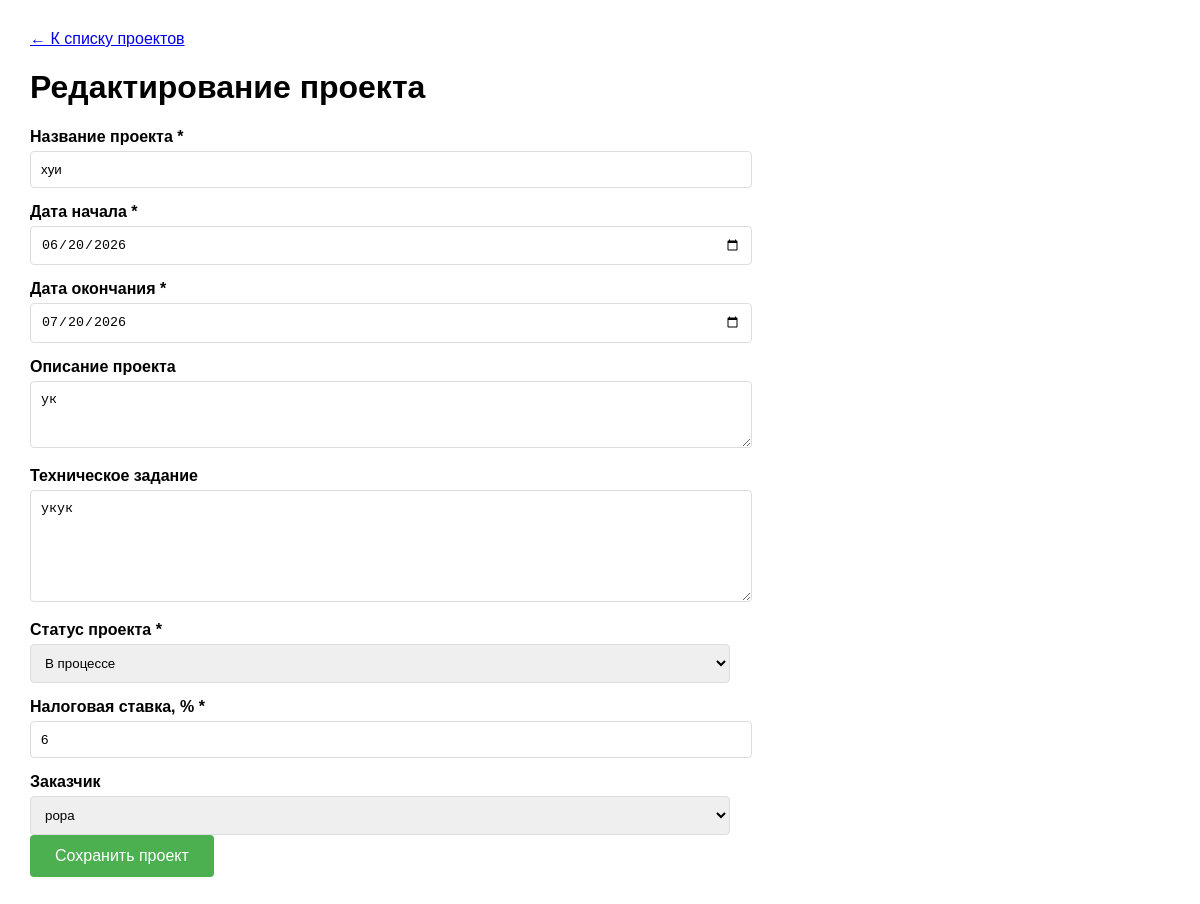
The page /project_edit.php?id=13 (signed in) on the database its author committed.
### tables this page shows
CREATE TABLE projects (
    id INTEGER PRIMARY KEY AUTOINCREMENT,
    name TEXT NOT NULL,
    start_date DATE NOT NULL,
    end_date DATE NOT NULL,
    description TEXT,
    customer_id INTEGER,
    tax_rate REAL DEFAULT 6,
    created_at DATETIME DEFAULT CURRENT_TIMESTAMP, workspace_id INTEGER REFERENCES workspaces(id), technical_task TEXT, status TEXT DEFAULT 'В процессе',
    FOREIGN KEY (customer_id) REFERENCES customers(id)
);

CREATE TABLE "customers" (
                id INTEGER PRIMARY KEY,
                workspace_id INTEGER DEFAULT 1,
                type TEXT NOT NULL DEFAULT 'Физическое лицо',
                inn TEXT,
                name TEXT,
                director_name TEXT NOT NULL,
                email TEXT NOT NULL,
                phone TEXT NOT NULL,
                created_at DATETIME DEFAULT CURRENT_TIMESTAMP
            );

### project_edit.php (the view, shortened to what this page needs)
<?php
require_once 'config.php';
$editId = isset($_GET['id']) ? (int)$_GET['id'] : 0;
$project = null;
if ($editId) {
    $stmt = $db->prepare("SELECT * FROM projects WHERE id = ?");
    $stmt->execute([$editId]);
    $project = $stmt->fetch();
}
?>
<!DOCTYPE html>
<html lang="ru">
<head>
</head>
<body>
    <a href="projects.php">← К списку проектов</a>
    <h1><?= $editId ? 'Редактирование проекта' : 'Создание проекта' ?></h1>
    <form method="POST">
        <label>Название проекта *</label>
        <input type="text" name="name" value="<?= htmlspecialchars($project['name'] ?? '') ?>" required>
        <label>Дата начала *</label>
        <input type="date" name="start_date" value="<?= $project['start_date'] ?? '' ?>" required>
        <label>Дата окончания *</label>
        <input type="date" name="end_date" value="<?= $project['end_date'] ?? '' ?>" required>
        <label>Описание проекта</label>
        <textarea name="description" rows="3"><?= htmlspecialchars($project['description'] ?? '') ?></textarea>
        <label>Техническое задание</label>
        <textarea name="technical_task" rows="6"><?= htmlspecialchars($project['technical_task'] ?? '') ?></textarea>
        <label>Статус проекта *</label>
        <select name="status" required>
            <option value="В процессе" <?= ($project['status'] ?? '') == 'В процессе' ? 'selected' : '' ?>>В процессе</option>
        </select>
        <label>Налоговая ставка, % *</label>
        <input type="number" step="0.1" name="tax_rate" value="<?= $project['tax_rate'] ?? '6.0' ?>" required>
        <label>Заказчик</label>
        <select name="customer_id">
            <?php
            $customers = $db->query("SELECT id, name, director_name FROM customers ORDER BY name, director_name")->fetchAll();
            foreach ($customers as $c): ?>
                <option value="<?= $c['id'] ?>" <?= ($project['customer_id']??0)==$c['id']?'selected':'' ?>>
                    <?= htmlspecialchars($c['name'] ?: $c['director_name']) ?>
                </option>
            <?php endforeach; ?>
        </select>
        <button type="submit">Сохранить проект</button>
    </form>
</body>
</html>

### project_edit.php (style rules this page uses)
body { font-family: Arial, sans-serif; margin: 30px; }
form { max-width: 700px; }
label { display: block; margin: 15px 0 5px; font-weight: bold; }
input, textarea, select { width: 100%; padding: 10px; border: 1px solid #ddd; border-radius: 4px; }
button { background: #4CAF50; color: white; padding: 12px 25px; border: none; border-radius: 4px; font-size: 16px; cursor: pointer; }

### rows shown on the page
projects: name "хуи", start_date "06/20/2026", end_date "07/20/2026", description "ук", technical_task "укук", status "В процессе", tax_rate "6", customer_id "popa"
